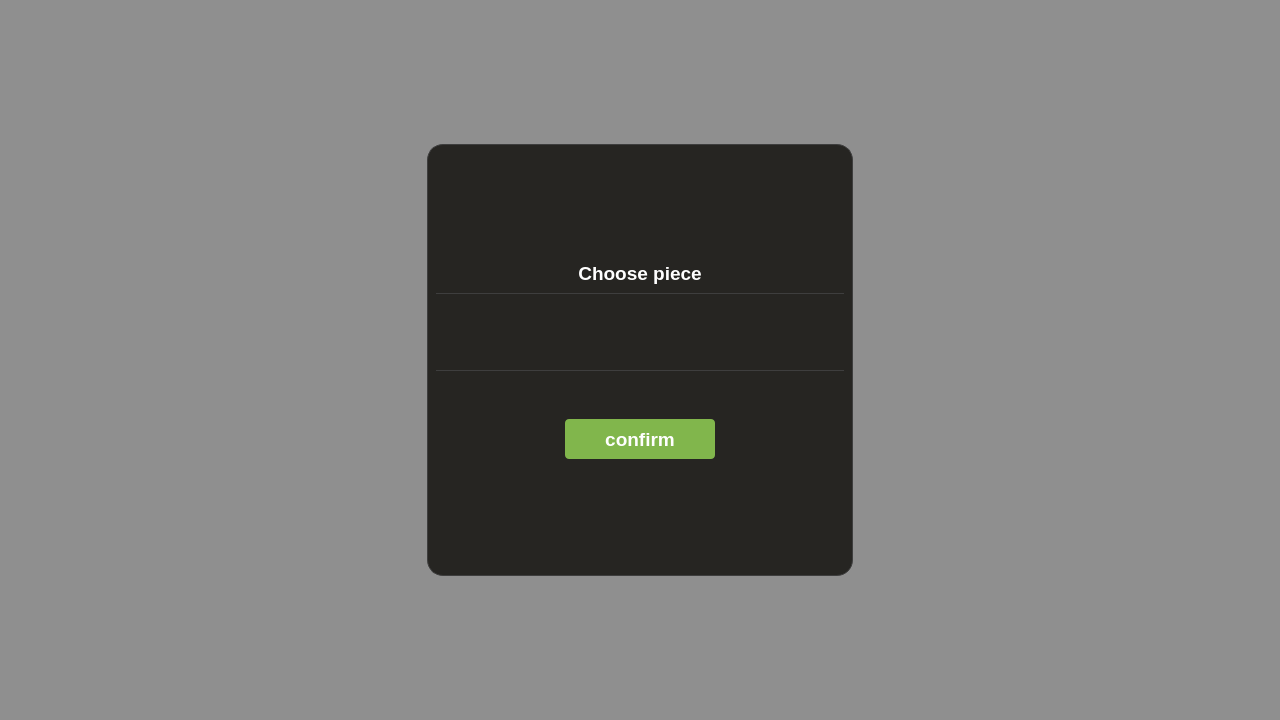
<?xml version="1.0" encoding="UTF-8"?>
<ui version="4.0">
 <class>ChoosePieceWidget</class>
 <widget class="QWidget" name="ChoosePieceWidget">
  <property name="geometry">
   <rect>
    <x>0</x>
    <y>0</y>
    <width>1280</width>
    <height>720</height>
   </rect>
  </property>
  <property name="windowTitle">
   <string>Form</string>
  </property>
  <property name="styleSheet">
   <string notr="true">QLabel{
	color: #ffffff;
}
#widget_3{

	border: 1px solid transparent;
	border-top-color: #3e3e3e;
	border-bottom-color: #3e3e3e;

}
#widget{
	background-color: rgba(0,0,0,0.4);
}
#widget_2{
	background-color: #262522;
	border-radius: 16px;
	border: 1px solid #3e3e3e;
}
#confirmButton{
	background-color: #81b64c;
	color: #ffffff;
	border-radius: 4px;
}
#confirmButton:hover{
	background-color: #a3d160;
	color: #ffffff;
	border-radius: 4px;
}
#horse, #bishop, #rook, #queen{

	border-radius: 8px;
	border: 1px solid rgba(0,0,0,0);

}
#horse:hover{

	border: 1px solid #3e3e3e;

}
#bishop:hover{

	border: 1px solid #3e3e3e;

}
#rook:hover{

	border: 1px solid #3e3e3e;

}
#queen:hover{

	border: 1px solid #3e3e3e;

}</string>
  </property>
  <layout class="QHBoxLayout" name="horizontalLayout">
   <property name="spacing">
    <number>0</number>
   </property>
   <property name="leftMargin">
    <number>0</number>
   </property>
   <property name="topMargin">
    <number>0</number>
   </property>
   <property name="rightMargin">
    <number>0</number>
   </property>
   <property name="bottomMargin">
    <number>0</number>
   </property>
   <item>
    <widget class="QWidget" name="widget" native="true">
     <layout class="QHBoxLayout" name="horizontalLayout_2" stretch="1,1,1">
      <property name="leftMargin">
       <number>0</number>
      </property>
      <property name="topMargin">
       <number>0</number>
      </property>
      <property name="rightMargin">
       <number>0</number>
      </property>
      <property name="bottomMargin">
       <number>0</number>
      </property>
      <item>
       <spacer name="horizontalSpacer">
        <property name="orientation">
         <enum>Qt::Orientation::Horizontal</enum>
        </property>
        <property name="sizeHint" stdset="0">
         <size>
          <width>420</width>
          <height>20</height>
         </size>
        </property>
       </spacer>
      </item>
      <item>
       <layout class="QVBoxLayout" name="verticalLayout" stretch="1,3,1">
        <item>
         <spacer name="verticalSpacer_2">
          <property name="orientation">
           <enum>Qt::Orientation::Vertical</enum>
          </property>
          <property name="sizeHint" stdset="0">
           <size>
            <width>20</width>
            <height>40</height>
           </size>
          </property>
         </spacer>
        </item>
        <item>
         <widget class="QWidget" name="widget_2" native="true">
          <layout class="QVBoxLayout" name="verticalLayout_2">
           <property name="spacing">
            <number>8</number>
           </property>
           <item>
            <spacer name="verticalSpacer_4">
             <property name="orientation">
              <enum>Qt::Orientation::Vertical</enum>
             </property>
             <property name="sizeHint" stdset="0">
              <size>
               <width>20</width>
               <height>40</height>
              </size>
             </property>
            </spacer>
           </item>
           <item>
            <widget class="QLabel" name="label">
             <property name="font">
              <font>
               <family>Tahoma</family>
               <pointsize>14</pointsize>
               <bold>true</bold>
              </font>
             </property>
             <property name="text">
              <string>Choose piece</string>
             </property>
             <property name="alignment">
              <set>Qt::AlignmentFlag::AlignCenter</set>
             </property>
            </widget>
           </item>
           <item>
            <widget class="QWidget" name="widget_3" native="true">
             <layout class="QHBoxLayout" name="horizontalLayout_5">
              <property name="spacing">
               <number>0</number>
              </property>
              <property name="leftMargin">
               <number>4</number>
              </property>
              <property name="topMargin">
               <number>4</number>
              </property>
              <property name="rightMargin">
               <number>4</number>
              </property>
              <property name="bottomMargin">
               <number>4</number>
              </property>
              <item>
               <layout class="QHBoxLayout" name="horizontalLayout_3">
                <property name="spacing">
                 <number>15</number>
                </property>
                <item>
                 <spacer name="horizontalSpacer_5">
                  <property name="orientation">
                   <enum>Qt::Orientation::Horizontal</enum>
                  </property>
                  <property name="sizeHint" stdset="0">
                   <size>
                    <width>40</width>
                    <height>20</height>
                   </size>
                  </property>
                 </spacer>
                </item>
                <item>
                 <widget class="QPushButton" name="horse">
                  <property name="minimumSize">
                   <size>
                    <width>70</width>
                    <height>70</height>
                   </size>
                  </property>
                  <property name="cursor">
                   <cursorShape>PointingHandCursor</cursorShape>
                  </property>
                  <property name="text">
                   <string/>
                  </property>
                  <property name="iconSize">
                   <size>
                    <width>70</width>
                    <height>70</height>
                   </size>
                  </property>
                 </widget>
                </item>
                <item>
                 <widget class="QPushButton" name="bishop">
                  <property name="minimumSize">
                   <size>
                    <width>70</width>
                    <height>70</height>
                   </size>
                  </property>
                  <property name="cursor">
                   <cursorShape>PointingHandCursor</cursorShape>
                  </property>
                  <property name="text">
                   <string/>
                  </property>
                  <property name="iconSize">
                   <size>
                    <width>70</width>
                    <height>70</height>
                   </size>
                  </property>
                 </widget>
                </item>
                <item>
                 <widget class="QPushButton" name="rook">
                  <property name="minimumSize">
                   <size>
                    <width>70</width>
                    <height>70</height>
                   </size>
                  </property>
                  <property name="cursor">
                   <cursorShape>PointingHandCursor</cursorShape>
                  </property>
                  <property name="text">
                   <string/>
                  </property>
                  <property name="iconSize">
                   <size>
                    <width>70</width>
                    <height>70</height>
                   </size>
                  </property>
                 </widget>
                </item>
                <item>
                 <widget class="QPushButton" name="queen">
                  <property name="minimumSize">
                   <size>
                    <width>70</width>
                    <height>70</height>
                   </size>
                  </property>
                  <property name="cursor">
                   <cursorShape>PointingHandCursor</cursorShape>
                  </property>
                  <property name="text">
                   <string/>
                  </property>
                  <property name="iconSize">
                   <size>
                    <width>70</width>
                    <height>70</height>
                   </size>
                  </property>
                 </widget>
                </item>
                <item>
                 <spacer name="horizontalSpacer_6">
                  <property name="orientation">
                   <enum>Qt::Orientation::Horizontal</enum>
                  </property>
                  <property name="sizeHint" stdset="0">
                   <size>
                    <width>40</width>
                    <height>20</height>
                   </size>
                  </property>
                 </spacer>
                </item>
               </layout>
              </item>
             </layout>
            </widget>
           </item>
           <item>
            <spacer name="verticalSpacer_5">
             <property name="orientation">
              <enum>Qt::Orientation::Vertical</enum>
             </property>
             <property name="sizeType">
              <enum>QSizePolicy::Policy::Fixed</enum>
             </property>
             <property name="sizeHint" stdset="0">
              <size>
               <width>20</width>
               <height>40</height>
              </size>
             </property>
            </spacer>
           </item>
           <item>
            <layout class="QHBoxLayout" name="horizontalLayout_4">
             <item>
              <spacer name="horizontalSpacer_3">
               <property name="orientation">
                <enum>Qt::Orientation::Horizontal</enum>
               </property>
               <property name="sizeHint" stdset="0">
                <size>
                 <width>40</width>
                 <height>20</height>
                </size>
               </property>
              </spacer>
             </item>
             <item>
              <widget class="QPushButton" name="confirmButton">
               <property name="minimumSize">
                <size>
                 <width>150</width>
                 <height>40</height>
                </size>
               </property>
               <property name="font">
                <font>
                 <family>Tahoma</family>
                 <pointsize>14</pointsize>
                 <bold>true</bold>
                </font>
               </property>
               <property name="cursor">
                <cursorShape>PointingHandCursor</cursorShape>
               </property>
               <property name="text">
                <string>confirm</string>
               </property>
              </widget>
             </item>
             <item>
              <spacer name="horizontalSpacer_4">
               <property name="orientation">
                <enum>Qt::Orientation::Horizontal</enum>
               </property>
               <property name="sizeHint" stdset="0">
                <size>
                 <width>40</width>
                 <height>20</height>
                </size>
               </property>
              </spacer>
             </item>
            </layout>
           </item>
           <item>
            <spacer name="verticalSpacer_3">
             <property name="orientation">
              <enum>Qt::Orientation::Vertical</enum>
             </property>
             <property name="sizeHint" stdset="0">
              <size>
               <width>20</width>
               <height>40</height>
              </size>
             </property>
            </spacer>
           </item>
          </layout>
         </widget>
        </item>
        <item>
         <spacer name="verticalSpacer">
          <property name="orientation">
           <enum>Qt::Orientation::Vertical</enum>
          </property>
          <property name="sizeHint" stdset="0">
           <size>
            <width>20</width>
            <height>40</height>
           </size>
          </property>
         </spacer>
        </item>
       </layout>
      </item>
      <item>
       <spacer name="horizontalSpacer_2">
        <property name="orientation">
         <enum>Qt::Orientation::Horizontal</enum>
        </property>
        <property name="sizeHint" stdset="0">
         <size>
          <width>420</width>
          <height>20</height>
         </size>
        </property>
       </spacer>
      </item>
     </layout>
    </widget>
   </item>
  </layout>
 </widget>
 <resources/>
 <connections/>
</ui>
